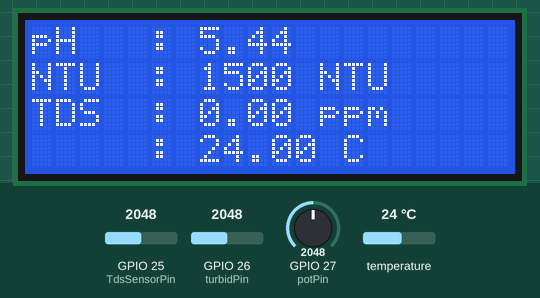
The sketch below on a simulated ESP32. On the bench: 20×4 character LCD. Inputs (shaded band) come from the test bench; at power-on: GPIO 26 (turbidPin) = 2048, temperature 24 °C, GPIO 27 (potPin) = 2048, GPIO 25 (TdsSensorPin) = 2048. WiFi joins after 1.5 s; servers stay silent unless stated; what the sketch prints to the serial monitor is not drawn.

Above: at 5.1 s.
5.2 s: GPIO 26 (turbidPin) set to 3906
At 7.0 s:
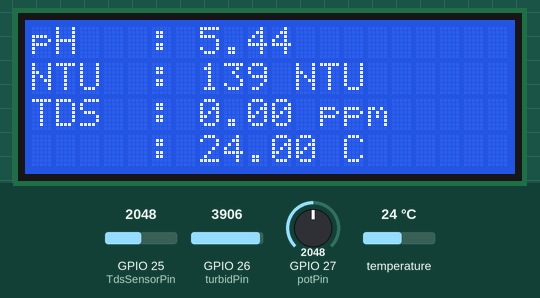
7.9 s: GPIO 26 (turbidPin) set to 3995
At 8.4 s:
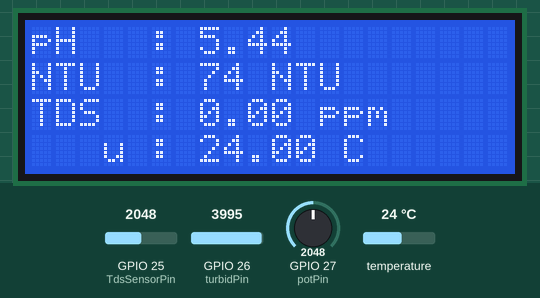
9.5 s: temperature set to 12 °C
At 10.9 s:
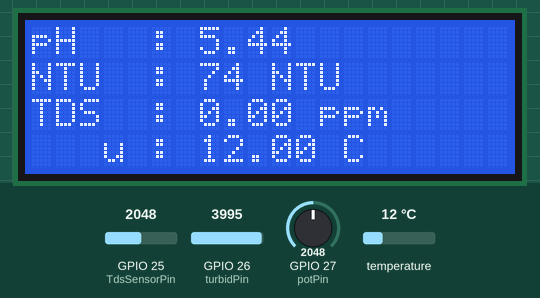
11.2 s: GPIO 27 (potPin) set to 2866
At 12.5 s:
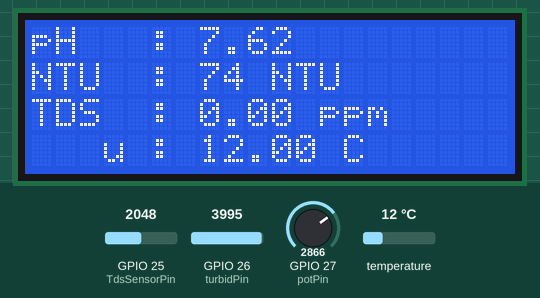
12.8 s: temperature set to 19 °C
14.5 s: GPIO 25 (TdsSensorPin) set to 1228
At 18.3 s:
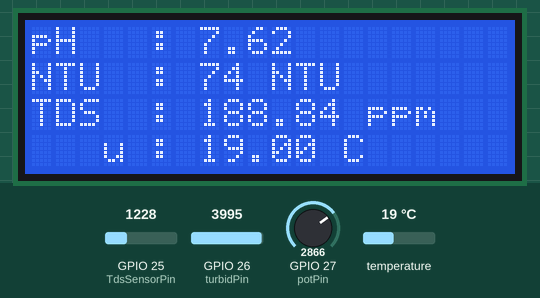
Timing chart, 0 to 19.8 s (numbered marks = the images above; inputs shaded):
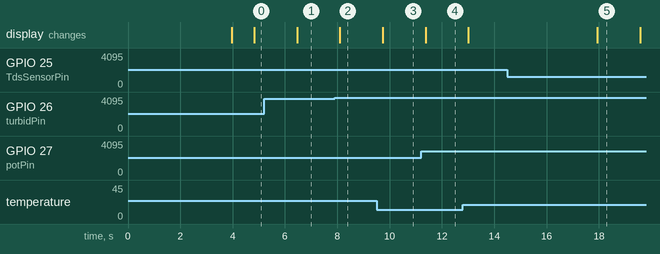

Measured:
- the behaviour switches between 3960 and 3961 on GPIO 26 (turbidPin) (found by bisection; images 1 and 2)
- after the input at 5.2 s, the display: changes after 1.3 s (image 1)
- after the input at 7.9 s, the display: changes after 0.20 s (image 2)
- after the input at 9.5 s, the display: changes after 0.24 s (image 3)
- after the input at 11.2 s, the display: changes after 0.18 s (image 4)

The sketch:

water_quality_monitor.ino
```cpp
#define BLYNK_TEMPLATE_ID "TMPL64KqQxK1u"
#define BLYNK_TEMPLATE_NAME "Water Quality Monitoring System"

#include <WiFi.h>
#include <WiFiClient.h>
#include <OneWire.h>
#include <DallasTemperature.h>
#include <LiquidCrystal_I2C.h> // Library for LCD
#include <BlynkSimpleEsp32.h>
LiquidCrystal_I2C lcd(0x27, 20, 4); // I2C address 0x27, 20 column and 4 rows


#define TdsSensorPin 25 // pin TDS
#define turbidPin 26    // pin turbidity
#define potPin 27       // pin pH
#define oneWireBus 4    // pin temperature
#define VREF 3.3        // analog reference voltage(Volt) of the ADC
#define SCOUNT 30       // sum of sample point

int analogBuffer[SCOUNT]; // store the analog value in the array, read from ADC
int analogBufferTemp[SCOUNT];
int analogBufferIndex = 0;
int copyIndex = 0;

float averageVoltage = 0;
float tdsValue = 0;
float temperature = 25; // current temperature for compensation

float ph;
float Value = 0;
unsigned long previousMillis = 0;
const long interval = 1000; // Interval at which to update display (milliseconds)

OneWire oneWire(oneWireBus);
DallasTemperature sensors(&oneWire);

// WiFi SSID and Password
char auth[] = "vrsVw1lk9ism2wSEppp9Ag2xToUPK9gt";
char SSID[] = "Redmi 10 2022";
char pass[] = "@Devin373";

// median filtering algorithm
int getMedianNum(int bArray[], int iFilterLen){
  int bTab[iFilterLen];
  for (byte i = 0; i<iFilterLen; i++)
  bTab[i] = bArray[i];
  int i, j, bTemp;
  for (j = 0; j < iFilterLen - 1; j++) {
    for (i = 0; i < iFilterLen - j - 1; i++) {
      if (bTab[i] > bTab[i + 1]) {
        bTemp = bTab[i];
        bTab[i] = bTab[i + 1];
        bTab[i + 1] = bTemp;
      }
    }
  }
  if ((iFilterLen & 1) > 0){
    bTemp = bTab[(iFilterLen - 1) / 2];
  }
  else {
    bTemp = (bTab[iFilterLen / 2] + bTab[iFilterLen / 2 - 1]) / 2;
  }
  return bTemp;
}

BlynkTimer timer;

void setup(){
  lcd.init(); // initialize the lcd
  lcd.backlight(); // open the backlight

  lcd.setCursor(0, 0);
  lcd.print("    Water Quality   ");
  lcd.setCursor(0, 1);
  lcd.print("  Monitoring System ");
  lcd.setCursor(0, 2);
  lcd.print("       TFI KSE      ");
  lcd.setCursor(0, 3);
  lcd.print("        2024        ");

  Serial.begin(115200);
  Blynk.begin(auth, SSID, pass);
  pinMode(TdsSensorPin, INPUT);
  pinMode(potPin, INPUT);
  sensors.begin();
  delay(2000);
  lcd.clear();
}

void loop(){
  Blynk.run();
  static unsigned long analogSampleTimepoint = millis();
  if(millis()-analogSampleTimepoint > 40U){                         // every 40 milliseconds, read the analog value from the ADC
    analogSampleTimepoint = millis();
    analogBuffer[analogBufferIndex] = analogRead(TdsSensorPin);     // read the analog value and store into the buffer
    analogBufferIndex++;
    if(analogBufferIndex == SCOUNT){
      analogBufferIndex = 0;
    }
  }

  static unsigned long printTimepoint = millis();
  if(millis()-printTimepoint > 800U){
    printTimepoint = millis();
    for(copyIndex=0; copyIndex<SCOUNT; copyIndex++){
      analogBufferTemp[copyIndex] = analogBuffer[copyIndex];

      // read the analog value more stable by the median filtering algorithm, and convert to voltage value
      averageVoltage = getMedianNum(analogBufferTemp,SCOUNT) * (float)VREF / 4096.0;

      //temperature compensation formula: fFinalResult(25^C) = fFinalResult(current)/(1.0+0.02*(fTP-25.0));
      float compensationCoefficient = 1.0+0.02*(temperature-25.0);
      //temperature compensation
      float compensationVoltage=averageVoltage/compensationCoefficient;

      //convert voltage value to tds value
      tdsValue = (133.42*compensationVoltage*compensationVoltage*compensationVoltage - 255.86*compensationVoltage*compensationVoltage + 857.39*compensationVoltage)*0.5;
    }
      Serial.print("voltage TDS:");
      Serial.print(averageVoltage);
      Serial.print("V   ");
      Serial.print("TDS Value:");
      Serial.print(tdsValue);
      Serial.println("ppm");
  }

  sensors.requestTemperatures();
  float temperatureC = sensors.getTempCByIndex(0);
  float temperatureF = sensors.getTempFByIndex(0);
  Serial.print(temperatureC);
  Serial.print("ºC | ");
  Serial.print(temperatureF);
  Serial.println("ºF");

  Value = analogRead(potPin);
  Serial.print(Value);
  Serial.print(" | ");
  float voltage_pH = Value * (3.3 / 4096.0);
  ph = (3.3 * voltage_pH);
  Serial.println(ph);

  int sensorValue = analogRead(turbidPin);
  float voltage_turbid = sensorValue * (3.3 / 4096.0);
  Serial.println("Turbidity Output (V):");
  Serial.print(voltage_turbid);
  float NTU = -909.09*voltage_turbid + 3000;
  Serial.print(" | ");
  Serial.println(NTU);
  Serial.println();

  Blynk.virtualWrite(V0, ph);
  Blynk.virtualWrite(V1, NTU);
  Blynk.virtualWrite(V2, temperatureC);
  Blynk.virtualWrite(V3, tdsValue);

  unsigned long currentMillis = millis();
  if (currentMillis - previousMillis >= interval) {
      previousMillis = currentMillis;
        lcd.setCursor(0, 3);
        lcd.print("Suhu : ");
        lcd.print(temperatureC,2);
        lcd.print(" C            ");
        lcd.setCursor(0, 2);
        lcd.print("TDS  : ");
        lcd.print(tdsValue,2);
        lcd.print(" ppm          ");
        lcd.setCursor(0, 1);
        lcd.print("NTU  : ");
        lcd.print(NTU,0);
        lcd.print(" NTU          ");
        lcd.setCursor(0, 0);
        lcd.print("pH   : ");
        lcd.print(ph,2);
  }
}
```
